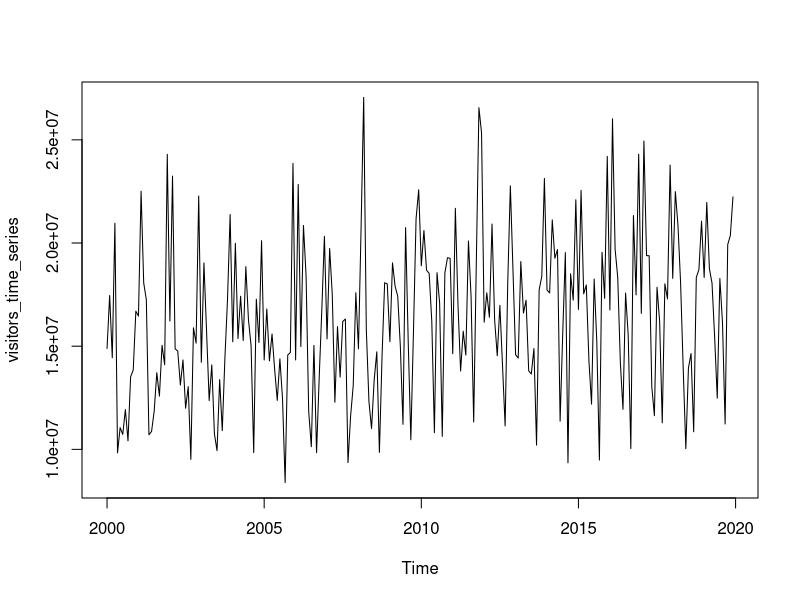
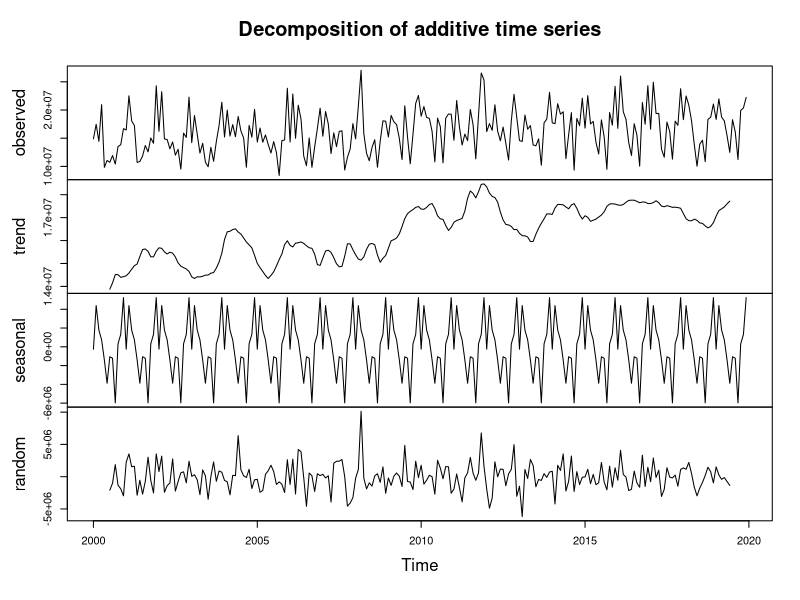
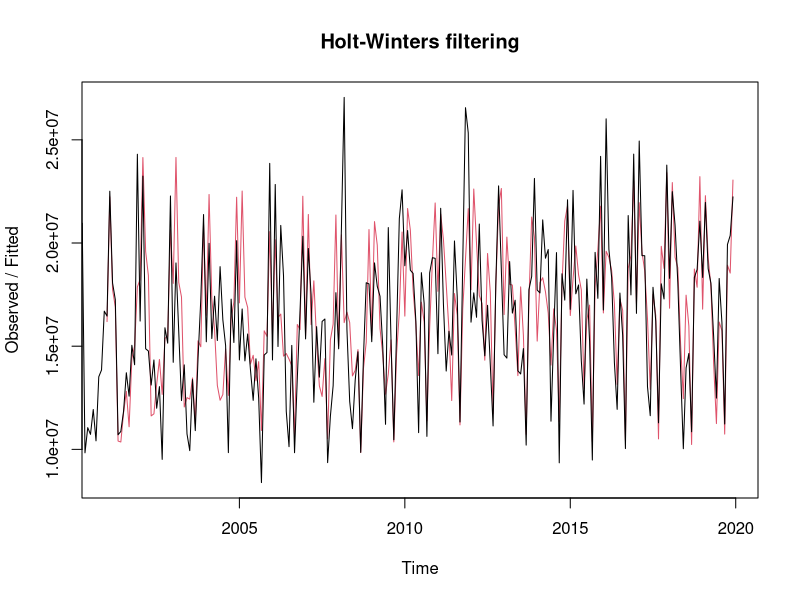
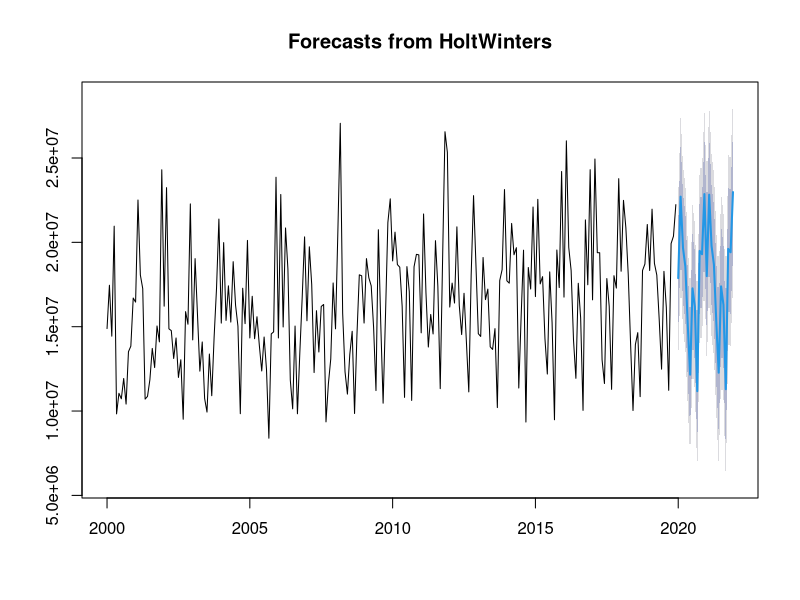

Reproduce these figures in R, in order.
visitors = read.csv2('data/Cinema - mensuel.csv')

# remove non-stationnary ts
visitors_time_series = ts(visitors$Entrées[241:480], start=c(2000, 1), freq=12)

plot(visitors_time_series)
dc = decompose(visitors_time_series)

plot(dc)

fit = HoltWinters(visitors_time_series)
plot(fit)

# forecasting 120 months
library(forecast)
plot(forecast(fit, 24))
forecast(fit, 24)

# calculating model error
sum(dc$random, na.rm = TRUE)
